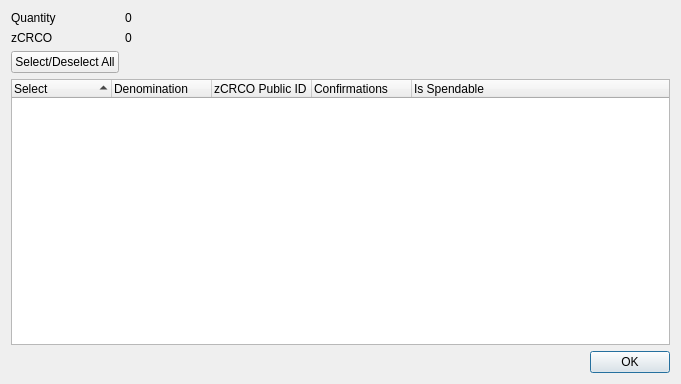
<?xml version="1.0" encoding="UTF-8"?>
<ui version="4.0">
 <class>ZCrcoControlDialog</class>
 <widget class="QDialog" name="ZCrcoControlDialog">
  <property name="geometry">
   <rect>
    <x>0</x>
    <y>0</y>
    <width>681</width>
    <height>384</height>
   </rect>
  </property>
  <property name="minimumSize">
   <size>
    <width>681</width>
    <height>384</height>
   </size>
  </property>
  <property name="windowTitle">
   <string>Select zCRCO to Spend</string>
  </property>
  <layout class="QGridLayout" name="gridLayout">
   <item row="0" column="0">
    <layout class="QFormLayout" name="formLayout">
     <property name="sizeConstraint">
      <enum>QLayout::SetDefaultConstraint</enum>
     </property>
     <item row="0" column="0">
      <widget class="QLabel" name="labelQuantity">
       <property name="text">
        <string>Quantity</string>
       </property>
      </widget>
     </item>
     <item row="0" column="1">
      <widget class="QLabel" name="labelQuantity_int">
       <property name="text">
        <string>0</string>
       </property>
      </widget>
     </item>
     <item row="1" column="0">
      <widget class="QLabel" name="labelZCrco">
       <property name="text">
        <string>zCRCO</string>
       </property>
      </widget>
     </item>
     <item row="1" column="1">
      <widget class="QLabel" name="labelZCrco_int">
       <property name="text">
        <string>0</string>
       </property>
      </widget>
     </item>
     <item row="2" column="0">
      <widget class="QPushButton" name="pushButtonAll">
       <property name="text">
        <string>Select/Deselect All</string>
       </property>
      </widget>
     </item>
    </layout>
   </item>
   <item row="1" column="0">
    <layout class="QVBoxLayout" name="verticalLayout">
     <item>
      <widget class="QTreeWidget" name="treeWidget">
       <property name="minimumSize">
        <size>
         <width>0</width>
         <height>250</height>
        </size>
       </property>
       <property name="alternatingRowColors">
        <bool>true</bool>
       </property>
       <property name="sortingEnabled">
        <bool>true</bool>
       </property>
       <property name="columnCount">
        <number>5</number>
       </property>
       <attribute name="headerDefaultSectionSize">
        <number>100</number>
       </attribute>
       <column>
        <property name="text">
         <string notr="true">Select</string>
        </property>
       </column>
       <column>
        <property name="text">
         <string notr="true">Denomination</string>
        </property>
       </column>
       <column>
        <property name="text">
         <string notr="true">zCRCO Public ID</string>
        </property>
       </column>
       <column>
        <property name="text">
         <string notr="true">Confirmations</string>
        </property>
       </column>
       <column>
        <property name="text">
         <string>Is Spendable</string>
        </property>
       </column>
      </widget>
     </item>
     <item>
      <widget class="QDialogButtonBox" name="buttonBox">
       <property name="orientation">
        <enum>Qt::Horizontal</enum>
       </property>
       <property name="standardButtons">
        <set>QDialogButtonBox::Ok</set>
       </property>
      </widget>
     </item>
    </layout>
   </item>
  </layout>
 </widget>
 <resources/>
 <connections>
  <connection>
   <sender>buttonBox</sender>
   <signal>accepted()</signal>
   <receiver>ZCrcoControlDialog</receiver>
   <slot>accept()</slot>
   <hints>
    <hint type="sourcelabel">
     <x>248</x>
     <y>254</y>
    </hint>
    <hint type="destinationlabel">
     <x>157</x>
     <y>274</y>
    </hint>
   </hints>
  </connection>
  <connection>
   <sender>buttonBox</sender>
   <signal>rejected()</signal>
   <receiver>ZCrcoControlDialog</receiver>
   <slot>reject()</slot>
   <hints>
    <hint type="sourcelabel">
     <x>316</x>
     <y>260</y>
    </hint>
    <hint type="destinationlabel">
     <x>286</x>
     <y>274</y>
    </hint>
   </hints>
  </connection>
 </connections>
</ui>
